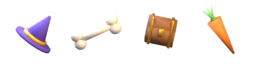
#> input picture ontwerp/steam/begraven/stukken-4x.png, 256 x 64 px
$ python leg_in_echt.py stukken-4x.png stukken-4x.png stukken-4x.png
#> lines starting #> are read from the running program, lines starting #| are printed output that depends on the picture; after the words box and inside, x2 and y2 are one past the last pixel; in counts of white or black regions, pixels touching at a corner belong together
"""Proef 2: de begraven stukken in een ECHTE opname van 1920x1080 (Mila, 16 nov 2026, moets Daan 22:45).
Minder demping dan proef 1 (20 procent minder verzadigd in plaats van 35, 15 procent naar de aarde in plaats van 28)
en een lichte rand van 1 schermpixel aan de bovenkant, zodat ze op ware grootte niet in de aarde wegvallen.
Het spel staat op 1920 op 3x: een cel van 16 spelpixels is 48 schermpixels, dus een vak van 64 bladpixels wordt 48.
Gebruik: python3 leg_in_echt.py <strook-10min.png 1920x1080> <stukken-4x.png> <uitmap>
Uit: proef2-echt-1x.png (linkerkant van de strook, ware grootte), proef2-echt-3x.png (zelfde, 3x zonder verzachten),
     proef2-echt-B-1x.png (eerlijke variant: alleen bot en wortel, als graven geen hoed of schat oplevert).
"""
import sys, os
import numpy as np
from PIL import Image, ImageFilter
strook, stuk, uit = Image.open(sys.argv[1]).convert('RGBA'), Image.open(sys.argv[2]).convert('RGBA'), sys.argv[3]
#> strook is the input picture: PIL image 256x64 RGBA; mean R, G, B, A 33.2, 25.7, 23.1, 39.5
#> uit = 'stukken-4x.png'
Y0, Y1, X1 = 905, 1035, 900          # strook van de aarde, links van het hol
RIJ = (940, 987)                      # bovenkant van de twee aarderijen (gemeten in de opname)
aarde = np.asarray(strook.crop((0, 945, 880, 1025)), dtype=np.float32)[..., :3].reshape(-1, 3).mean(0) / 255
#> aarde = [0, 0, 0]

def demp(vak):
    a = np.asarray(vak, dtype=np.float32) / 255
    rgb, al = a[..., :3], a[..., 3:]
    rgb = rgb * 0.80 + rgb.mean(-1, keepdims=True) * 0.20        # 20 procent minder verzadigd
    rgb = rgb * 0.85 + aarde * 0.15                              # 15 procent naar de aarde
    # lichte rand van 1 px bovenaan: de bovenste dekkende pixel per kolom wordt lichter
    dek = al[..., 0] > 0.5
    ys = np.argmax(dek, axis=0); heeft = dek.any(0)
    for x in np.where(heeft)[0]:
        y = ys[x]; rgb[y, x] = rgb[y, x] * 0.45 + np.array([1.0, 0.93, 0.82]) * 0.55
    return Image.fromarray((np.dstack([np.clip(rgb, 0, 1), al]) * 255).astype(np.uint8))

def holletje(vak):
    al = vak.split()[3].filter(ImageFilter.MaxFilter(7)).filter(ImageFilter.GaussianBlur(2))
    zw = Image.new('RGBA', vak.size, (45, 20, 18, 0)); zw.putalpha(al.point(lambda v: int(v * 0.7)))
    return zw

def leg(plekken):
    im = strook.copy()
    for cx, rij, i in plekken:
        vak = stuk.crop((i * 64, 0, i * 64 + 64, 64)).resize((48, 48), Image.LANCZOS)
        x, y = cx * 48, RIJ[rij]
        im.alpha_composite(holletje(vak), (x, y)); im.alpha_composite(demp(vak), (x, y))
#> this loop made 4 passes
#> pass 1, in holletje, `al = vak.split()[3].filter(ImageFilter.MaxFilter(7)).filter(ImageFilte..`:
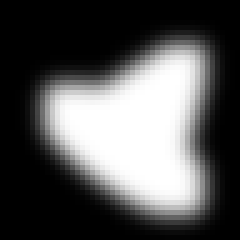
#> al: PIL image 48x48 L (shown 5 times larger); min 0, max 255, mean 84.8
#> after the loop:
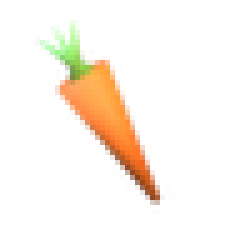
#> vak: PIL image 48x48 RGBA (shown 5 times larger); mean R, G, B, A 34.2, 24.1, 10.4, 25.4; transparent parts drawn white
    return im.crop((0, Y0, X1 + 60, Y1))
#> returned value: PIL image 960x130 RGBA; every value is 0

A = [(2, 0, 0), (7, 1, 1), (11, 0, 2), (16, 1, 3)]   # hoed, bot, kistje, wortel; ver uit elkaar, 5 cellen tussen
B = [(4, 1, 1), (13, 0, 3)]                           # alleen bot en wortel
a = leg(A); a.save(os.path.join(uit, 'proef2-echt-1x.png'))
a.resize((a.width * 3, a.height * 3), Image.NEAREST).save(os.path.join(uit, 'proef2-echt-3x.png'))
leg(B).save(os.path.join(uit, 'proef2-echt-B-1x.png'))
#> the loop in leg (call 2), `for cx, rij, i in plekken:` made 2 passes
#> pass 1, in holletje (call 5), `al = vak.split()[3].filter(ImageFilter.MaxFilter(7)).filter(ImageFilte..`:
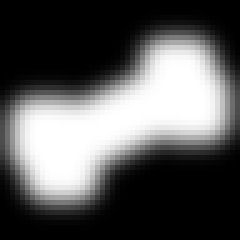
#> al: PIL image 48x48 L (shown 5 times larger); min 0, max 255, mean 89
# blad: A en B op 1x boven elkaar, plus de vier stukken los op 3x van de 1x
blad = Image.new('RGBA', (a.width, a.height * 2 + 30), (30, 30, 30, 255))
blad.paste(a, (0, 0)); blad.paste(leg(B), (0, a.height + 30))
#> after `blad.paste(a, (0, 0))`:
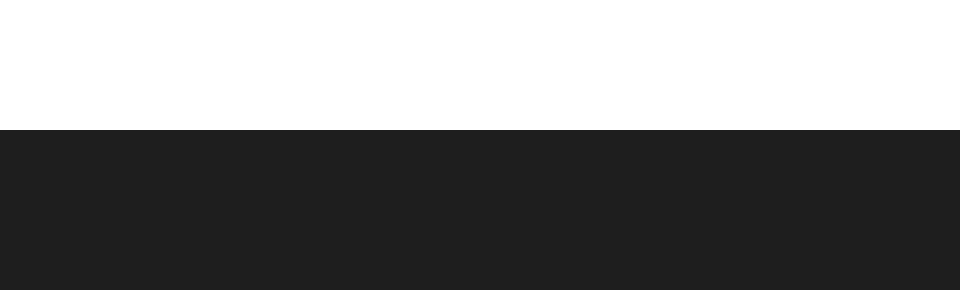
#> blad: PIL image 960x290 RGBA; mean R, G, B, A 16.6, 16.6, 16.6, 140.7; transparent parts drawn white
#> the loop in leg (call 3), `for cx, rij, i in plekken:` made 2 passes
#> pass 1, in demp (call 7), `rgb = rgb * 0.85 + aarde * 0.15`:
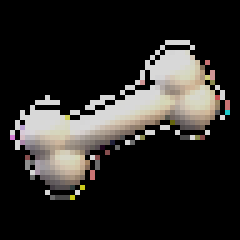
#> rgb: shape (48, 48, 3) float32 (shown 5 times larger); mean R, G, B 0.17, 0.162, 0.153
#> pass 1, in demp (call 7), `dek = al[..., 0] > 0.5`:
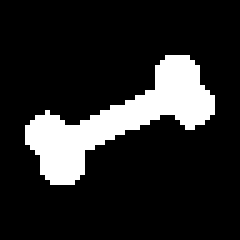
#> dek: shape (48, 48) bool (shown 5 times larger); 15.3% white; 1 white region, box (x1, y1, x2, y2) and area: (5, 11, 43, 37) 352
#> after `blad.paste(leg(B), (0, a.height + 30))`:
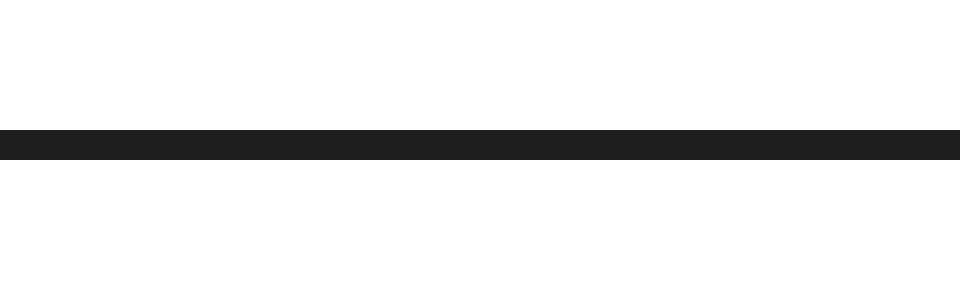
#> blad: PIL image 960x290 RGBA; mean R, G, B, A 3.1, 3.1, 3.1, 26.4; transparent parts drawn white
blad.save(os.path.join(uit, 'proef2-blad-1x.png')); print('klaar', aarde * 255)
#| klaar [0. 0. 0.]
